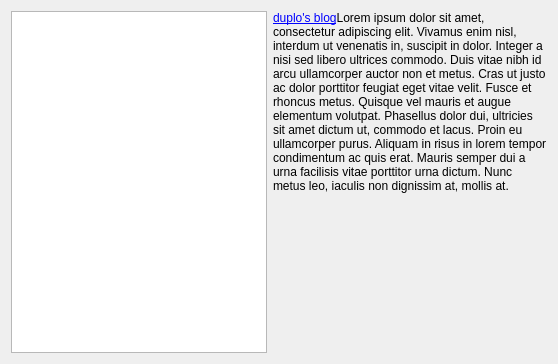
<?xml version="1.0" encoding="UTF-8"?>
<ui version="4.0">
 <class>Form</class>
 <widget class="QWidget" name="Form">
  <property name="geometry">
   <rect>
    <x>0</x>
    <y>0</y>
    <width>558</width>
    <height>364</height>
   </rect>
  </property>
  <property name="windowTitle">
   <string>Form</string>
  </property>
  <layout class="QHBoxLayout" name="horizontalLayout">
   <item>
    <layout class="QVBoxLayout" name="verticalLayout_2">
     <item>
      <widget class="QTreeWidget" name="boardTree">
       <property name="sizePolicy">
        <sizepolicy hsizetype="Fixed" vsizetype="Expanding">
         <horstretch>0</horstretch>
         <verstretch>0</verstretch>
        </sizepolicy>
       </property>
       <attribute name="headerVisible">
        <bool>false</bool>
       </attribute>
       <attribute name="headerVisible">
        <bool>false</bool>
       </attribute>
       <column>
        <property name="text">
         <string notr="true">1</string>
        </property>
       </column>
      </widget>
     </item>
    </layout>
   </item>
   <item>
    <layout class="QVBoxLayout" name="verticalLayout" stretch="0,1">
     <item>
      <widget class="QLabel" name="descriptionLabel">
       <property name="text">
        <string>&lt;a href='http://duplo.develer.com'&gt;duplo's blog&lt;/a&gt;Lorem ipsum dolor sit amet, consectetur adipiscing elit. Vivamus enim nisl, interdum ut venenatis in, suscipit in dolor. Integer a nisi sed libero ultrices commodo. Duis vitae nibh id arcu ullamcorper auctor non et metus. Cras ut justo ac dolor porttitor feugiat eget vitae velit. Fusce et rhoncus metus. Quisque vel mauris et augue elementum volutpat. Phasellus dolor dui, ultricies sit amet dictum ut, commodo et lacus. Proin eu ullamcorper purus. Aliquam in risus in lorem tempor condimentum ac quis erat. Mauris semper dui a urna facilisis vitae porttitor urna dictum. Nunc metus leo, iaculis non dignissim at, mollis at.</string>
       </property>
       <property name="wordWrap">
        <bool>true</bool>
       </property>
      </widget>
     </item>
     <item>
      <spacer name="verticalSpacer">
       <property name="orientation">
        <enum>Qt::Vertical</enum>
       </property>
       <property name="sizeHint" stdset="0">
        <size>
         <width>20</width>
         <height>40</height>
        </size>
       </property>
      </spacer>
     </item>
    </layout>
   </item>
  </layout>
 </widget>
 <resources/>
 <connections/>
</ui>
